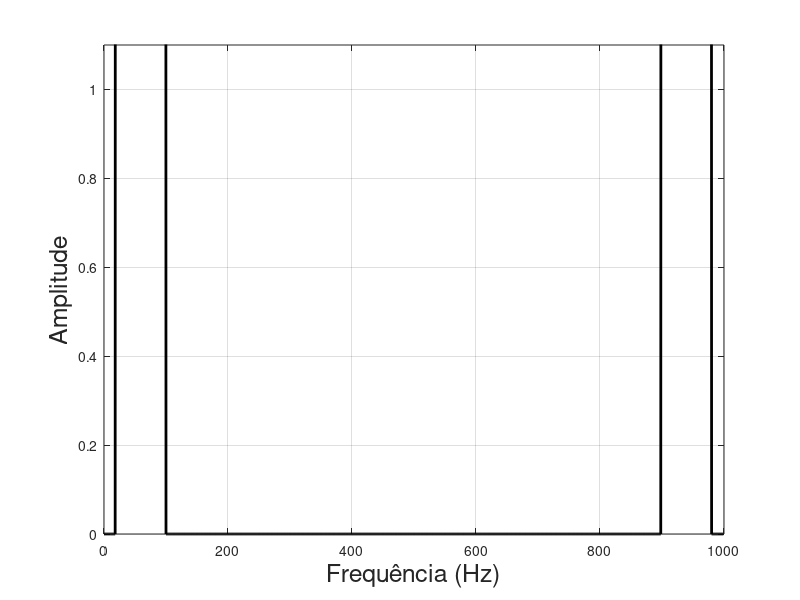
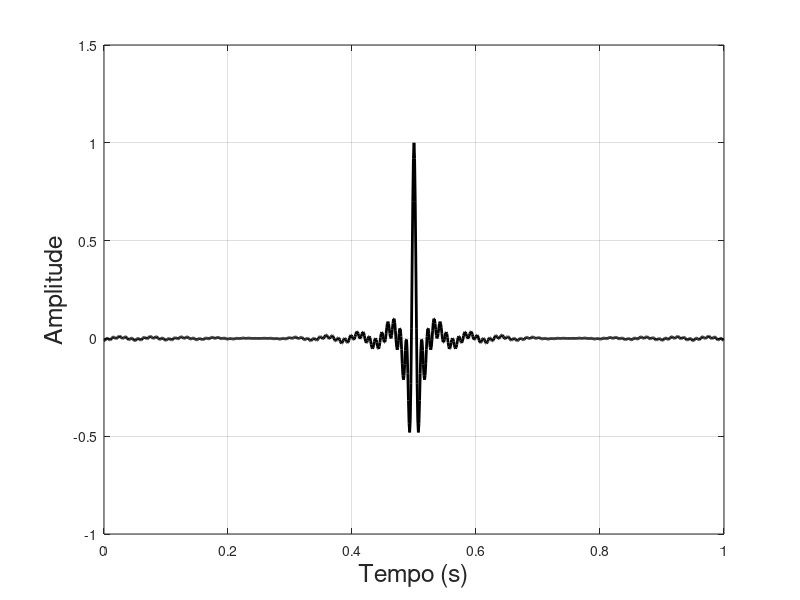

These charts were generated, in order, by the following MATLAB code:
% Fundamentos de Acústica Submarina 

clear all, close all 

fmin =  20;
fmax = 100;
amostragem = 1000; 
nyquist = 500;
frequencias = [0:1:amostragem-1];
w = 2*pi*frequencias;
S = zeros(1,amostragem);
dt = 1.0/amostragem;
t = [0:dt:1-dt];
t0 = 0.5;
t0 = dt*fix( t0/dt );

fpulse = [fmin:1:fmax];

L = length( fpulse );

for i  = 1:L 

    fi = fix( fpulse(i) );
    S(fi)            = ( 1.0 + 1i*0 )*nyquist/L;
    S(amostragem-fi) = ( 1.0 + 1i*0 )*nyquist/L;

endfor

S = S.*exp( -1i*w*t0 );
s = real( ifft( S ) );

figure(1)
plot(frequencias,abs(S),'k','LineWidth',2)
xlabel('Frequência (Hz)','FontSize',18)
ylabel('Amplitude','FontSize',18)
ylim([0,1.1])
grid on, box on

figure(2)
plot(t,s,'k','LineWidth',2)
xlabel('Tempo (s)','FontSize',18)
ylabel('Amplitude','FontSize',18)
grid on, box on
